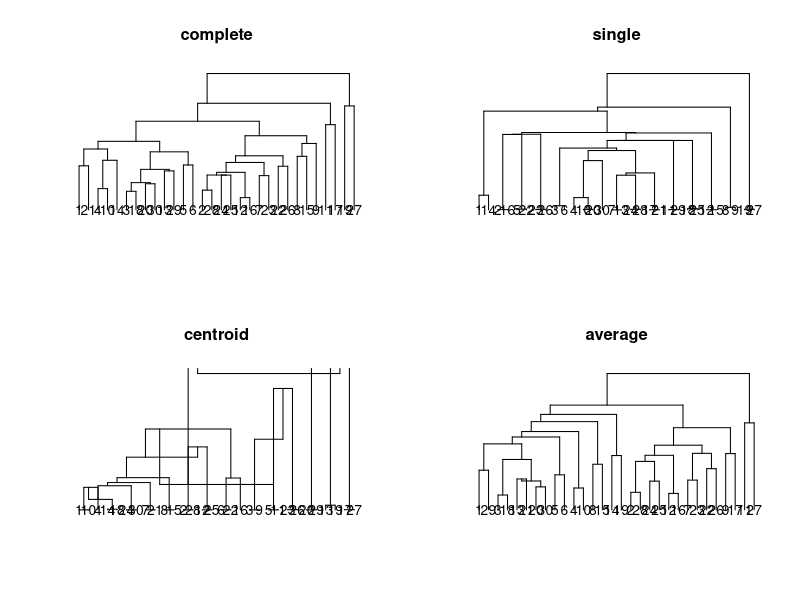

Here is the R script that generated this plot:
# Load library

# Clear environment
rm(list = ls())

# Setting Japanese font (for MacOSX)
# par(family= "HiraKakuProN-W3")

# Chapter9 e.g.83
# 階層的クラスタリング
dist_complete <- function(x, y) {
  x <- as.matrix(x)
  y <- as.matrix(y)
  r <- nrow(x)
  s <- nrow(y)
  dist_max <- 0
  for (i in 1:r) {
    for (j in 1:s) {
      d <- norm(x[i, ] - y[j, ], "2")
      if (d > dist_max) {
        dist_max <- d
      }
    }
  }
  return(dist_max)
}

dist_single <- function(x, y) {
  x <- as.matrix(x)
  y <- as.matrix(y)
  r <- nrow(x)
  s <- nrow(y)
  dist_min <- Inf
  for (i in 1:r) {
    for (j in 1:s) {
      d <- norm(x[i, ] - y[j, ], "2")
      if (d < dist_min) {
        dist_min <- d
      }
    }
  }
  return(dist_min)
}

dist_centroid <- function(x, y) {
  x <- as.matrix(x)
  y <- as.matrix(y)
  r <- nrow(x)
  s <- nrow(y)
  x_bar <- 0
  for (i in 1:r) {
    x_bar <- x_bar + x[i, ]
    x_bar <- x_bar / r
  }
  y_bar <- 0
  for (i in 1:s) {
    y_bar <- y_bar + y[i, ]
    y_bar <- y_bar / s
  }
  return(norm(x_bar - y_bar, "2") ^ 2)
}

dist_average <- function(x, y) {
  x <- as.matrix(x)
  y <- as.matrix(y)
  r <- nrow(x)
  s <- nrow(y)
  S <- 0
  for (i in 1:r) {
    for (j in 1:s) {
      d <- norm(x[i, ] - y[j, ], "2")
      S <- S + d
    }
  }
  return(S / r / s)
}

hc <- function(X, dd = "complete") {
  n <- nrow(X)
  index <- list()
  for (i in 1:n) {
    index[[i]] <- list(i)
  }
  cluster <- list()
  for (k in n:2) {
    dist_min <- Inf
    for (i in 1:(k - 1)) {
      for (j in (i + 1):k) {
        i_0 <- unlist(index[[i]])
        j_0 <- unlist(index[[j]])
        d <- switch(dd,
                    "complete" = dist_complete(X[i_0, ], X[j_0, ]),
                    "single" = dist_single(X[i_0, ], X[j_0, ]),
                    "centroid" = dist_centroid(X[i_0, ], X[j_0, ]),
                    "average" = dist_average(X[i_0, ], X[j_0, ]))
        if (d < dist_min) {
          dist_min <- d
          i_1 <- i
          j_1 <- j
        }
      }
    }
    index[[i_1]] <- append(index[[i_1]], index[[j_1]])
    if (j_1 < k) {
      for (h in (j_1 + 1):k) {
        index[[h - 1]] <- index[[h]]
      }
    }
    index[[k]] <- NULL
    cluster[[k - 1]] <- index
  }
  return(cluster)
}

hc_dendroidgram <- function(cluster, dd = "complete") {
  index <- unlist(cluster[[1]])
  y <- unlist(index)
  n <- length(y)
  height <- array(dim = n)
  z <- matrix(0, ncol = 5, nrow = n)
  for (i in 1:n) {
    index[[i]] <- list(y[i])
    height[i] <- 0
  }
  for (k in n:2) {
    dist_min <- Inf
    for (i in 1:(k - 1)) {
      i_0 <- unlist(index[[i]])
      j_0 <- unlist(index[[i + 1]])
      d <- switch(dd, 
                  "complete" = dist_complete(X[i_0, ], X[j_0, ]),
                  "single" = dist_single(X[i_0, ], X[j_0, ]),
                  "centroid" = dist_centroid(X[i_0, ], X[j_0, ]),
                  "average" = dist_average(X[i_0, ], X[j_0, ]))
      if (d < dist_min) {
        dist_min <- d
        i_1 <- i
        j_1 <- i + 1
      }
    }
    i <- 0
    for (h in 1:i_1) {
      i <- i + length(index[[h]])
    }
    j <- i + length(index[[j_1]])
    z[k, 1] <- i - length(index[[i_1]]) / 2 + 0.5
    z[k, 2] <- j - length(index[[j_1]]) / 2 + 0.5
    z[k, 3] <- height[i_1]
    z[k, 4] <- height[j_1]
    z[k, 5] <- dist_min
    index[[i_1]] <- append(index[[i_1]], index[[j_1]])
    if (j_1 < k) {
      for (h in (j_1 + 1):k) {
        index[[h - 1]] <- index[[h]]
        height[h - 1] <- height[h]
      }
    }
    index[[k]] <- NULL
    height[i_1] <- dist_min
  }
  plot(1:n, 1:n, 
       ylim = c(0, 100),
       xlab = "", ylab = "",
       type = "n", xaxt = "n", yaxt = "n",
       bty = "n", main = dd)
  r <- z[2, 5] / 100
  for (k in n:2) {
    z[k, 3:5] <- z[k, 3:5] / r
    segments(z[k, 1], z[k, 3], z[k, 1], z[k, 5])
    segments(z[k, 1], z[k, 5], z[k, 2], z[k, 5])
    segments(z[k, 2], z[k, 5], z[k, 2], z[k, 4])
  }
  for (i in 1:n) {
    text(i, 0, y[i])
  }
}

n <- 30
p <- 3
X <- matrix(rnorm(n * p), ncol = p, nrow = n)
par(mfrow = c(2, 2))
for (d in c("complete", "single", "centroid", "average")) {
  cluster <- hc(X, dd = d)
  hc_dendroidgram(cluster, dd = d)
}